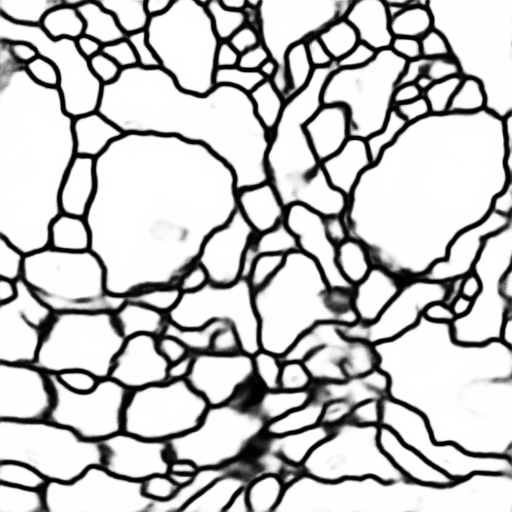
#> input picture data/cells/check/results/0_predict.png, 512 x 512 px; its folder holds only this picture in this run
$ jupyter execute --allow-errors experiment.ipynb   (shell and % lines are left out)
#> lines starting #> are read from the running program, lines starting #| are printed output that depends on the picture; after the words box and inside, x2 and y2 are one past the last pixel; in counts of white or black regions, pixels touching at a corner belong together
#> further down, mask is the input picture: shape (512, 512); min 0, max 255, mean 195.9
#> `mask[mask > 0.5] = 1`:
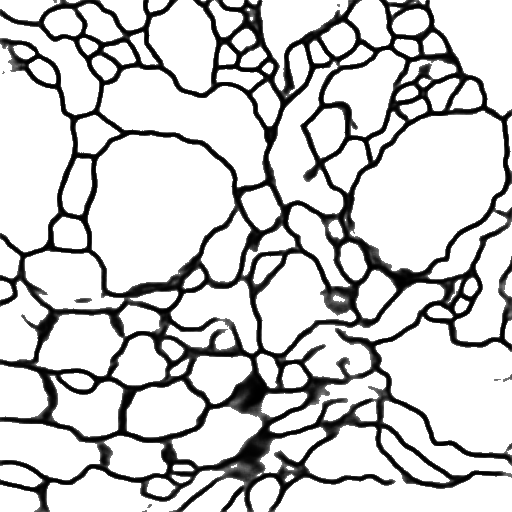
#> mask: shape (512, 512) float64; min 0, max 1, mean 0.801
#> `mask[mask <= 0.5] = 0`:
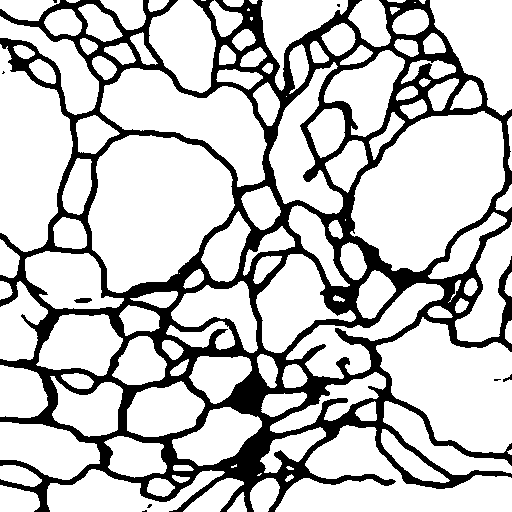
#> mask: shape (512, 512) float64; values 0 (black) and 1 (white), 76.9% white; 9 black regions (6 under 20 px), largest, box (x1, y1, x2, y2) and area: (0, 0, 512, 512) 60314, (74, 298, 92, 303) 72, (503, 374, 512, 382) 30
### utils.py
# Teilweise inspiriert von https://github.com/zhixuhao/unet

import numpy as np
from keras.preprocessing.image import ImageDataGenerator
from skimage import io
from skimage import transform
from skimage.color import gray2rgb
from keras.callbacks import Callback
from matplotlib import pyplot as plt
import os

class LogCallback(Callback):
    """
    Callback Klasse, die die Genauigkeit und den Verlust während des Trainings speichert und visualisiert.
    """
    accuracy = []
    loss = []

    def __init__(self):
        pass

    def on_epoch_end(self, epoch, logs=None):
        self.accuracy.append(logs["accuracy"])
        self.loss.append(logs["loss"])
        #print(f"Epoch end; acc: {logs['accuracy']}, loss: {logs['loss']}")

    # [91 lines left out: functions visualise, adjustData, trainGenerator, normaliseImageNames, not called in this run]

def clearFolder(folder_path):
    for filename in os.listdir(folder_path):
        os.remove(os.path.join(folder_path, filename))


def normaliseImage(image, target_size=(256, 256)):
#> called with target_size = (512, 512)
    img = image
    if (np.max(img) > 1):
        img = img / 255

    width, height = img.shape
#> width = 512; height = 512
    if (width < target_size[0] or height < target_size[1]):
        # sollte das bild zu klein sein, hochskalieren
        if (height < width):
            scale = target_size[1] / height
        else:
            scale = target_size[0] / width
        img = transform.rescale(img, scale)

    img = img[0:target_size[0], 0:target_size[1]]  # zuschneiden des Bildes
    # umformen der Bildarray in eine 4D Array von der Form (1, breite, höhe, 1)
    # die erste 1 steht für die Anzahl der Bilder, die zweite 1 steht für die Anzahl der Farbkanäle, die analysiert werden
    return img

# [94 lines left out: functions testGenerator, saveResult, alpha_blend, mergeImageMask, not called in this run]

### model.py
# Teilweise inspiriert von https://github.com/zhixuhao/unet

import numpy as np
import os
import skimage.io as io
import skimage.transform as trans
import numpy as np
from keras.models import *
from keras.layers import *
from keras.optimizers import *
from keras.callbacks import ModelCheckpoint, LearningRateScheduler
from keras import backend as keras


def unet(pretrained_weights=None, input_size=(512, 512, 1)):
    """Erstellt ein U-Net Modell mithilfe von Keras.

    Args:
        pretrained_weights (string, optional): Pfad zu bereits trainierten weights. Defaults to None.
        input_size (tuple, optional): Größe der zu verarbeitenden Bilder. Defaults to (512, 512, 1).

    Returns:
        keras.models.Model: U-Net Modell
    """
    inputs = Input(input_size)

    # Convolutional Neural Network
    conv1 = Conv2D(64, 3, activation='relu', padding='same',
                   kernel_initializer='he_normal')(inputs)
    conv1 = Conv2D(64, 3, activation='relu', padding='same',
                   kernel_initializer='he_normal')(conv1)
    pool1 = MaxPooling2D(pool_size=(2, 2))(conv1)
    conv2 = Conv2D(128, 3, activation='relu', padding='same',
                   kernel_initializer='he_normal')(pool1)
    conv2 = Conv2D(128, 3, activation='relu', padding='same',
                   kernel_initializer='he_normal')(conv2)
    pool2 = MaxPooling2D(pool_size=(2, 2))(conv2)
    conv3 = Conv2D(256, 3, activation='relu', padding='same',
                   kernel_initializer='he_normal')(pool2)
    conv3 = Conv2D(256, 3, activation='relu', padding='same',
                   kernel_initializer='he_normal')(conv3)
    pool3 = MaxPooling2D(pool_size=(2, 2))(conv3)
    conv4 = Conv2D(512, 3, activation='relu', padding='same',
                   kernel_initializer='he_normal')(pool3)
    conv4 = Conv2D(512, 3, activation='relu', padding='same',
                   kernel_initializer='he_normal')(conv4)
    drop4 = Dropout(0.5)(conv4)
    pool4 = MaxPooling2D(pool_size=(2, 2))(drop4)

    conv5 = Conv2D(1024, 3, activation='relu', padding='same',
                   kernel_initializer='he_normal')(pool4)
    conv5 = Conv2D(1024, 3, activation='relu', padding='same',
                   kernel_initializer='he_normal')(conv5)
    drop5 = Dropout(0.5)(conv5)

    ############################################################
    # Upsampling

    up6 = Conv2D(512, 2, activation='relu', padding='same',
                 kernel_initializer='he_normal')(UpSampling2D(size=(2, 2))(drop5))
    #up6 = Conv2DTranspose(512, 2, strides=(2, 2), padding='same')(drop5)
    merge6 = concatenate([drop4, up6], axis=3)  # skip connections
    conv6 = Conv2D(512, 3, activation='relu', padding='same',
                   kernel_initializer='he_normal')(merge6)
    conv6 = Conv2D(512, 3, activation='relu', padding='same',
                   kernel_initializer='he_normal')(conv6)

    up7 = Conv2D(256, 2, activation='relu', padding='same',
                 kernel_initializer='he_normal')(UpSampling2D(size=(2, 2))(conv6))
    #up7 = Conv2DTranspose(256, 2, strides=(2, 2), padding='same')(conv6)
    merge7 = concatenate([conv3, up7], axis=3)
    conv7 = Conv2D(256, 3, activation='relu', padding='same',
                   kernel_initializer='he_normal')(merge7)
    conv7 = Conv2D(256, 3, activation='relu', padding='same',
                   kernel_initializer='he_normal')(conv7)

    up8 = Conv2D(128, 2, activation='relu', padding='same',
                 kernel_initializer='he_normal')(UpSampling2D(size=(2, 2))(conv7))
    #up8 = Conv2DTranspose(128, 2, strides=(2, 2), padding='same')(conv7)
    merge8 = concatenate([conv2, up8], axis=3)
    conv8 = Conv2D(128, 3, activation='relu', padding='same',
                   kernel_initializer='he_normal')(merge8)
    conv8 = Conv2D(128, 3, activation='relu', padding='same',
                   kernel_initializer='he_normal')(conv8)

    up9 = Conv2D(64, 2, activation='relu', padding='same',
                 kernel_initializer='he_normal')(UpSampling2D(size=(2, 2))(conv8))
    #up9 = Conv2DTranspose(64, 2, strides=(2, 2), padding='same')(conv8)
    merge9 = concatenate([conv1, up9], axis=3)
    conv9 = Conv2D(64, 3, activation='relu', padding='same',
                   kernel_initializer='he_normal')(merge9)
    conv9 = Conv2D(64, 3, activation='relu', padding='same',
                   kernel_initializer='he_normal')(conv9)

    conv9 = Conv2D(2, 3, activation='relu', padding='same',
                   kernel_initializer='he_normal')(conv9)
    conv10 = Conv2D(1, 1, activation='sigmoid')(conv9)


    model = Model(inputs=inputs, outputs=conv10)

    model.compile(optimizer=adam_v2.Adam(lr = 1e-4),
                  loss='binary_crossentropy', metrics=['accuracy'])

    # Ausgabe einer Zusammenfassung in der Konsole
    model.summary()

    if (pretrained_weights):
        model.load_weights(pretrained_weights)

    return model

### experiment.ipynb
## Vergleich der Genauigkeiten

Dem Modell werden Bilder gegeben, von denen die richtigen Masken bekannt sind. Die vorhergesagten Masken des Modells werden dann abgeglichen mit den richtigen

### Laden des Modells und Generierung der Masken

[cell 1]
import os
from model import *
from skimage import io
import numpy as np
from utils import *
import time

images = "data/cells/check/images"
truths = "data/cells/check/groundtruth"

model_path = "experiment/120.hdf5"
target_size = (512, 512)


#> (the rest of this cell did not finish here and is left out)

### Abgleichen der Masken mit der Wahrheit

[cell 2]
from skimage.metrics import structural_similarity as ssim
from skimage.metrics import mean_squared_error as mse
import matplotlib.pyplot as plt

ssims = []
mses = []

#> (the rest of this cell did not finish here and is left out)

### Anwendung auf unbekannte Bilder ohne Wahrheit

Bei den folgenden Bildern liegt nur das Basibild vor, es lässt sich also auf algorithmische Weise nur schwierig beurteilen, ob das Ergebnis richtig ist. Um eine Überprüfung zu beurteilen, werden die Masken in grüner Farbe über die Bildern gelegt.

Alle 30 Bilder werden unter "data/cells/test/" mit dem suffix "_predict.png" und "_overlay.png" abgespeichert.

[cell 3]
image_path = "data/cells/test"
#> image_path = 'data/cells/test'

generator = testGenerator(image_path, target_size=target_size)

#> (the rest of this cell did not finish here and is left out)

model.load_weights(model_path)

results = None
times = []
for e in generator:
  start = time.time()
  res = model.predict(e, 2, verbose=1)
  end = time.time()
  times.append(round(end - start, 4))

  if results is None:
    results = res
    continue

  results = np.concatenate((results, res), axis=0)

print("Times: ", times)
print("Average time: ", np.mean(times))

saveResult(image_path, results, merge=True)

[cell 4]
fig, axs = plt.subplots(1, 2, figsize=(20, 20))

axs[0].imshow(io.imread(image_path + "\\28_predict.png", as_gray=True), cmap='gray')
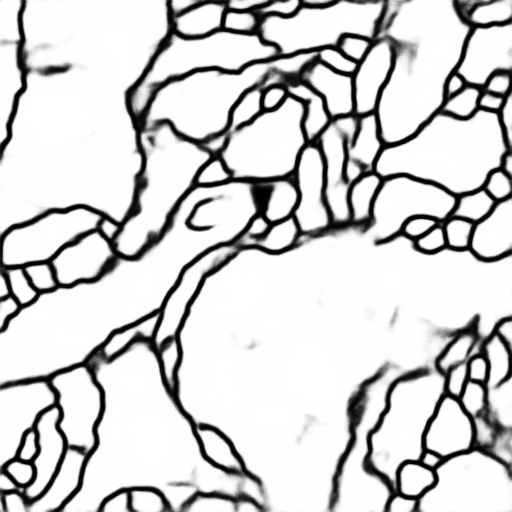
#> input picture data/cells/test/28_predict.png, 512 x 512 px, found by its file name
axs[0].set_title('Predicted Mask')

axs[1].imshow(io.imread(image_path + "\\28_overlay.png", as_gray=False), cmap='gray')
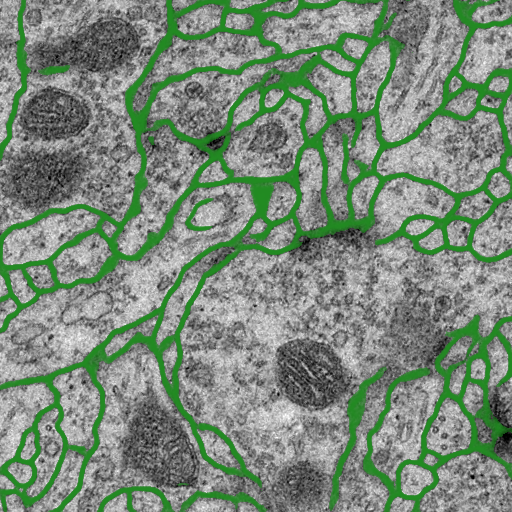
#> input picture data/cells/test/28_overlay.png, 512 x 512 px, found by its file name
axs[1].set_title('Merged Image')
plt.show()
